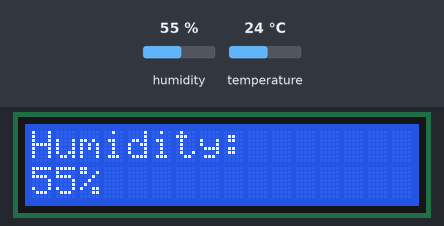
Bench run of a sketch on a simulated Arduino Uno, built with avr-gcc and run on an emulated ATmega328P. Parts: 16×2 character LCD. The test bench sets the inputs (shaded band); at power-on: humidity 55 %, temperature 24 °C. What the sketch prints to the serial monitor is not drawn.

Above: at 1.2 s.
1.3 s: humidity set to 22 %
At 2.4 s:
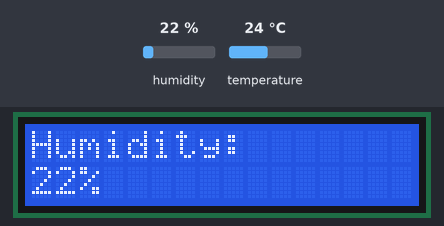
3.2 s: humidity set to 40 %
At 4.5 s:
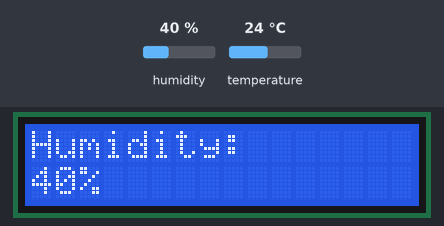
4.8 s: humidity set to 68 %
At 5.6 s:
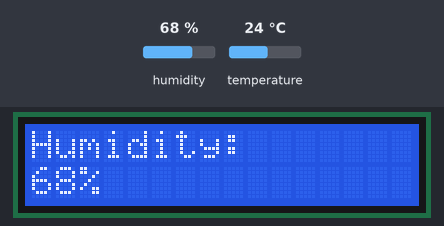
Timing chart, 0 to 7.8 s (numbered marks = the images above; inputs shaded):
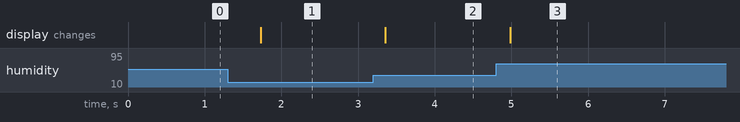

Measured:
- after the input at 1.3 s, the display: changes after 0.43 s (image 1)
- after the input at 3.2 s, the display: changes after 0.16 s (image 2)
- after the input at 4.8 s, the display: changes after 0.18 s (image 3)

The sketch:

lab05_Part2.ino
```cpp
#include <LiquidCrystal_I2C.h>
#include <Wire.h>
#include <dht11.h>
LiquidCrystal_I2C lcd(0x27, 16, 2);
dht11 DHT;
#define DHT_pin 3
void setup() {
  Serial.begin(9600);
  lcd.init();
  lcd.backlight();
}

void loop() {
  lcd.clear();
  lcd.setCursor(0, 0);
  DHT.read(DHT_pin);
  Serial.print("Humidity: ");
  lcd.print("Humidity: ");
  lcd.setCursor(0, 1);
  Serial.print(DHT.humidity, 1);
  lcd.print(DHT.humidity, 1);
  Serial.println("%");
  lcd.println("%");
  delay(500);
}
```
